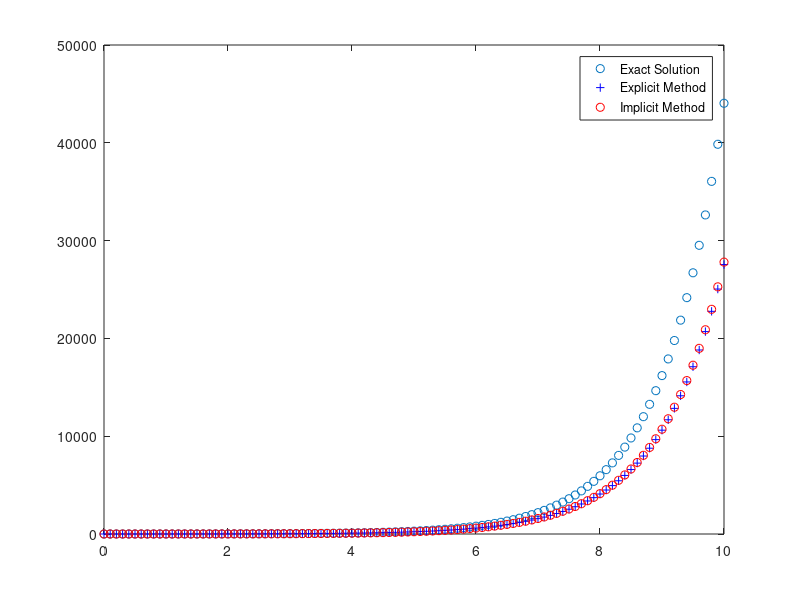

Write MATLAB code to recreate this figure.
clc
clear
f = @(x,y) x+y;
x0 = 0;
y0 = 1;
h = 0.1;
xn = 10;
n=(xn-x0)/h;
x(1)=x0; y(1)=y0;
for i=1:n
  x(i+1)=x(i)+h;
  #Explicit Method
  y(i+1)=y(i)+h*f(x(i),y(i));
  #Implicit Method
  ya(i+1)=y(i)+h*f(x(i+1),y(i+1));
end
a = 0:0.1:xn;
plot(a,2*exp(a)-a-1,'o');
hold on;
plot(x,y,'b+'); 
hold on;
plot(x,ya, 'ro');
legend ({"Exact Solution", "Explicit Method", "Implicit Method"});
print -dpng figure.png figure



